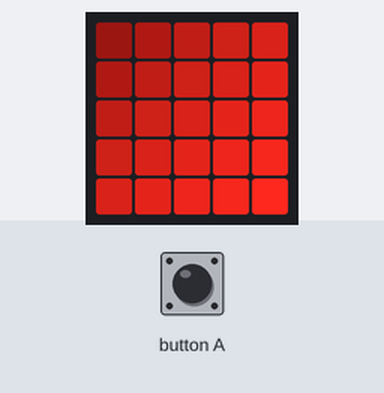
Bench run of a program on a simulated BBC micro:bit running MicroPython. On the bench: the board's 5×5 LED display. Inputs (shaded band) come from the test bench.

Above: at 0.1 s.
At 0.6 s:
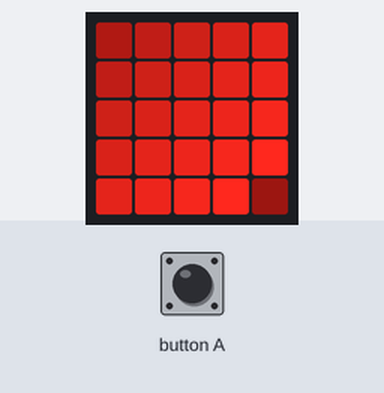
At 1.2 s:
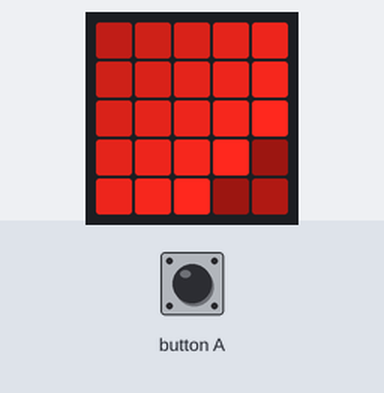
1.3 s: button A pressed for 3.2 s
Timing chart, 0 to 4.3 s (numbered marks = the images above; inputs shaded):
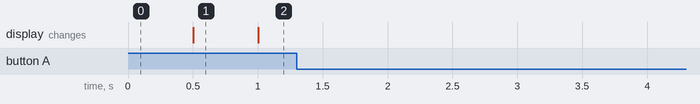

Measured:
- what the display in image 1 shows lasts 0.5 s, from 0.5 s to 1.0 s

The program:

blend.py
```python
from microbit import *

for x in range(0, 5):
    for y in range(0, 5):
        display.set_pixel(x, y, x+y % 9 + 1)

while(True):
    sleep(500)
    while button_a.is_pressed():
        sleep(100)
    for x in range(0, 5):
        for y in range(0, 5):
            display.set_pixel(x, y, display.get_pixel(x, y) % 9 + 1)
```
